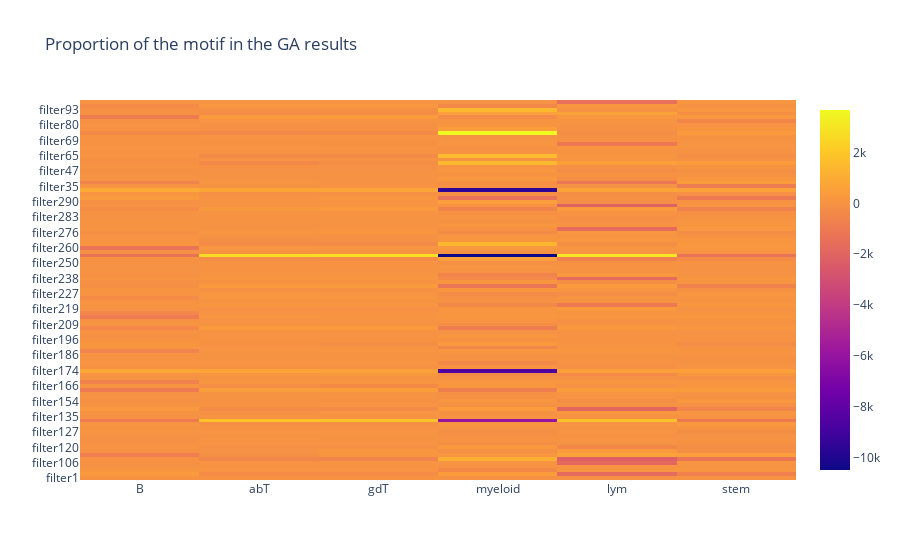

The notebook cell saved with this chart:
### Code cell
fig = go.Figure(go.Heatmap(z=sasha_importance,
                     x = sasha_importance.columns,
                     y=sasha_importance.index))
fig.update_layout(title="Proportion of the motif in the GA results")
fig.show()

### Figure 1 — Plotly figure (JSON) as saved in the notebook; plotly's stock layout.template omitted (floating-point values rounded to 4 significant figures; data arrays with more than 128 entries replaced by an {"elided": "..."} marker saying what was removed)
{"data": [{"type": "heatmap", "x": ["B", "abT", "gdT", "myeloid", "lym", "stem"], "y": ["filter1", "filter10", "filter102", "filter105", "filter106", "filter11", "filter112", "filter115", "filter120", "filter122", "filter123", "filter124", "filter127", "filter129", "filter132", "filter133", "filter135", "filter14", "filter15", "filter151", "filter154", "filter155", "filter157", "filter165", "filter166", "filter167", "filter170", "filter173", "filter174", "filter178", "filter183", "filter185", "filter186", "filter190", "filter194", "filter195", "filter196", "filter198", "filter202", "filter205", "filter209", "filter214", "filter217", "filter218", "filter219", "filter220", "filter223", "filter224", "filter227", "filter23", "filter230", "filter231", "filter238", "filter242", "filter244", "filter247", "filter250", "filter252", "filter255", "filter257", "filter260", "filter264", "filter270", "filter275", "filter276", "filter279", "filter28", "filter281", "filter283", "filter284", "filter286", "filter288", "filter290", "filter292", "filter297", "filter34", "filter35", "filter40", "filter43", "filter44", "filter47", "filter50", "filter51", "filter6", "filter65", "filter66", "filter67", "filter68", "filter69", "filter70", "filter78", "filter8", "filter80", "filter85", "filter89", "filter9", "filter93", "filter94", "filter97"], "z": {"elided": "99x6 float values"}}], "layout": {"title": {"text": "Proportion of the motif in the GA results"}}}
